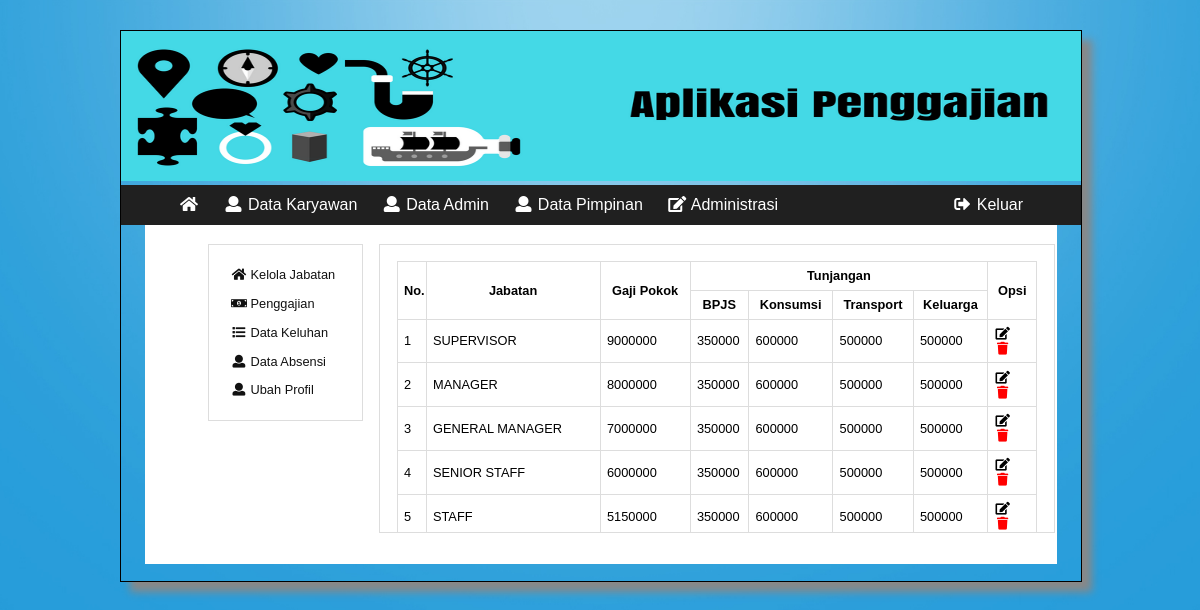
The app's page /pimpinan/index.php?p=d_administrasi (signed in) with its own data.
### tables this page shows
CREATE TABLE `jabatan` (
  `id_jabatan` varchar(15) NOT NULL,
  `nama_jabatan` varchar(50) DEFAULT NULL,
  `gaji_pokok` double DEFAULT NULL,
  `tunjangan_bpjs` double DEFAULT NULL,
  `tunjangan_konsumsi` double DEFAULT NULL,
  `tunjangan_transport` double DEFAULT NULL,
  `tunjangan_keluarga` double DEFAULT NULL
);

### controller.php (called while the page is built, shortened)
<?php
$query_jabatan = "SELECT * FROM jabatan";
$sql_jabatan = mysqli_query($mysqli,$query_jabatan);
?>

### pimpinan/konten/administrasi/a_jabatan.php (the view, shortened to what this page needs)
<table id="tbl" width="100%">
  <tr>
    <th rowspan="2">No.</th>
    <th rowspan="2">Jabatan</th>
    <th rowspan="2">Gaji Pokok</th>
    <th colspan="4">Tunjangan</th>
    <th rowspan="2">Opsi</th>
  </tr>
  <tr>
    <th>BPJS</th>
    <th>Konsumsi</th>
    <th>Transport</th>
    <th>Keluarga</th>
  </tr>
  <?php
  $no = 0;
  foreach ($sql_jabatan as $key) {
    extract($key);
  $no++;
  ?>
  <tr text-align="center">
    <td><?php echo $no; ?></td>
    <td><?php echo $nama_jabatan; ?></td>
    <td><?php echo $gaji_pokok; ?></td>
    <td><?php echo $tunjangan_bpjs; ?></td>
    <td><?php echo $tunjangan_konsumsi; ?></td>
    <td><?php echo $tunjangan_transport; ?></td>
    <td><?php echo $tunjangan_keluarga; ?></td>
    <td>
     <a href="index.php?p=d_administrasi&k=a_jabatan_tools&idjab=<?php echo $id_jabatan; ?>&aksi=edit" class="fa fa-fw fa-edit" title="edit" title="Ubah Data pimpinan"></a>
     <a href="index.php?p=d_administrasi&k=a_jabatan_tools&idjab=<?php echo $id_jabatan; ?>&aksi=hapus" title="hapus"
       onclick="javascript: return confirm('Anda yakin akan menghapus data pimpinan <?php echo $id_pimpinan; ?>?')"
       class="fa fa-fw fa-trash" style="color:red"></a>
    </td>
  </tr>
<?php } ?>
</table>

### booking.css (style rules this page uses)
@media (min-width: 576px) { body { background: url(img/bg.jpg); -webkit-background-size: 100% 100%; -moz-background-size: 100% 100%; -o-background-size: 100% 100%; background-size: cover; background-repeat: no-repeat; background-position: center; position: absolute; background-attachment: fixed; margin: 0px; padding: 0px; background-color: #fff; overflow-x: hidden; } }
@media (min-width: 576px) { #tbl { width: 100%; align-content: center; border-spacing: 0; border: 1px solid #ddd; border-right: 0; border-bottom: 0; display: table; position: relative; } }
@media (min-width: 576px) { #tbl th, #tbl td { padding: 1%; border: 1px solid #ddd; border-top: 0; border-left: 0; } }
@media (min-width: 576px) { #tbl a { color: #000; text-decoration: none; } }

### records on screen
jabatan: nama_jabatan "SUPERVISOR", gaji_pokok "9000000", tunjangan_bpjs "350000", tunjangan_konsumsi "600000", tunjangan_transport "500000", tunjangan_keluarga "500000"
jabatan: nama_jabatan "MANAGER", gaji_pokok "8000000", tunjangan_bpjs "350000", tunjangan_konsumsi "600000", tunjangan_transport "500000", tunjangan_keluarga "500000"
jabatan: nama_jabatan "GENERAL MANAGER", gaji_pokok "7000000", tunjangan_bpjs "350000", tunjangan_konsumsi "600000", tunjangan_transport "500000", tunjangan_keluarga "500000"
jabatan: nama_jabatan "SENIOR STAFF", gaji_pokok "6000000", tunjangan_bpjs "350000", tunjangan_konsumsi "600000", tunjangan_transport "500000", tunjangan_keluarga "500000"
jabatan: nama_jabatan "STAFF", gaji_pokok "5150000", tunjangan_bpjs "350000", tunjangan_konsumsi "600000", tunjangan_transport "500000", tunjangan_keluarga "500000"
